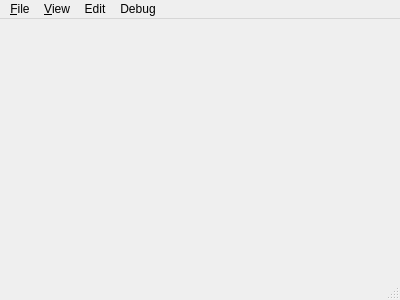
<?xml version="1.0" encoding="UTF-8"?>
<ui version="4.0">
 <class>MainWindow</class>
 <widget class="QMainWindow" name="MainWindow">
  <property name="geometry">
   <rect>
    <x>0</x>
    <y>0</y>
    <width>400</width>
    <height>300</height>
   </rect>
  </property>
  <property name="windowTitle">
   <string>MainWindow</string>
  </property>
  <widget class="QWidget" name="centralWidget"/>
  <widget class="QMenuBar" name="menuBar">
   <property name="geometry">
    <rect>
     <x>0</x>
     <y>0</y>
     <width>400</width>
     <height>23</height>
    </rect>
   </property>
   <widget class="QMenu" name="menuHello_world">
    <property name="title">
     <string>&amp;File</string>
    </property>
    <addaction name="actionFileNew"/>
    <addaction name="actionFileOpen"/>
    <addaction name="actionFileClose"/>
    <addaction name="separator"/>
    <addaction name="actionSave"/>
    <addaction name="actionCompile"/>
    <addaction name="actionCompileAll"/>
    <addaction name="actionBuild_to_EXE"/>
    <addaction name="actionRun"/>
    <addaction name="actionClearLog"/>
    <addaction name="actionTest"/>
    <addaction name="actionExit"/>
    <addaction name="actionExit_without_save"/>
   </widget>
   <widget class="QMenu" name="menuWindows">
    <property name="title">
     <string>&amp;View</string>
    </property>
    <addaction name="actionViewList"/>
    <addaction name="actionViewOutput"/>
    <addaction name="actionFunctionView"/>
    <addaction name="actionDetail"/>
    <addaction name="actionCancel_scale"/>
    <addaction name="separator"/>
   </widget>
   <widget class="QMenu" name="menuDebug">
    <property name="title">
     <string>Debug</string>
    </property>
    <addaction name="actionRunDebug"/>
    <addaction name="actionStepOver"/>
    <addaction name="actionStepIn"/>
    <addaction name="actionStepOut"/>
    <addaction name="actionContinue"/>
    <addaction name="separator"/>
    <addaction name="actionAttach"/>
    <addaction name="actionDeattch"/>
   </widget>
   <widget class="QMenu" name="menuEdit">
    <property name="title">
     <string>Edit</string>
    </property>
    <addaction name="actionUndo"/>
    <addaction name="actionRedo"/>
    <addaction name="actionSearch"/>
    <addaction name="separator"/>
    <addaction name="actionCopy"/>
    <addaction name="actionPaste"/>
   </widget>
   <addaction name="menuHello_world"/>
   <addaction name="menuWindows"/>
   <addaction name="menuEdit"/>
   <addaction name="menuDebug"/>
  </widget>
  <widget class="QStatusBar" name="statusBar"/>
  <action name="actionFileNew">
   <property name="text">
    <string>New</string>
   </property>
   <property name="toolTip">
    <string>New file</string>
   </property>
   <property name="shortcut">
    <string>Ctrl+N</string>
   </property>
  </action>
  <action name="actionFileOpen">
   <property name="text">
    <string>Open</string>
   </property>
   <property name="toolTip">
    <string>Open file</string>
   </property>
   <property name="shortcut">
    <string>Ctrl+O</string>
   </property>
  </action>
  <action name="actionFileClose">
   <property name="text">
    <string>Close</string>
   </property>
   <property name="toolTip">
    <string>Close file</string>
   </property>
   <property name="shortcut">
    <string>Ctrl+W</string>
   </property>
  </action>
  <action name="actionViewList">
   <property name="text">
    <string>FilesView</string>
   </property>
   <property name="toolTip">
    <string>View file list window</string>
   </property>
   <property name="shortcut">
    <string>F2</string>
   </property>
  </action>
  <action name="actionViewOutput">
   <property name="text">
    <string>OutputView</string>
   </property>
   <property name="toolTip">
    <string>View output window</string>
   </property>
  </action>
  <action name="actionFunctionView">
   <property name="text">
    <string>FunctionView</string>
   </property>
   <property name="shortcut">
    <string>F3</string>
   </property>
  </action>
  <action name="actionExit">
   <property name="text">
    <string>Exit</string>
   </property>
   <property name="shortcut">
    <string>Ctrl+Q</string>
   </property>
  </action>
  <action name="actionDetail">
   <property name="text">
    <string>Detail</string>
   </property>
   <property name="shortcut">
    <string>F4</string>
   </property>
  </action>
  <action name="actionSave">
   <property name="text">
    <string>Save</string>
   </property>
   <property name="shortcut">
    <string>Ctrl+S</string>
   </property>
  </action>
  <action name="actionCompile">
   <property name="text">
    <string>CompileThis</string>
   </property>
   <property name="shortcut">
    <string>Ctrl+M</string>
   </property>
  </action>
  <action name="actionCompileAll">
   <property name="text">
    <string>CompileAll</string>
   </property>
   <property name="shortcut">
    <string>Ctrl+B</string>
   </property>
  </action>
  <action name="actionClearLog">
   <property name="text">
    <string>ClearLog</string>
   </property>
  </action>
  <action name="actionRun">
   <property name="text">
    <string>Run</string>
   </property>
   <property name="shortcut">
    <string>Ctrl+R</string>
   </property>
  </action>
  <action name="actionTest">
   <property name="text">
    <string>Run test</string>
   </property>
   <property name="shortcut">
    <string>Ctrl+T</string>
   </property>
  </action>
  <action name="actionCancel_scale">
   <property name="text">
    <string>NoScale</string>
   </property>
   <property name="shortcut">
    <string>Ctrl+L</string>
   </property>
  </action>
  <action name="actionRunDebug">
   <property name="text">
    <string>RunDebug</string>
   </property>
   <property name="shortcut">
    <string>F5</string>
   </property>
  </action>
  <action name="actionStepIn">
   <property name="text">
    <string>StepIn</string>
   </property>
   <property name="shortcut">
    <string>F7</string>
   </property>
  </action>
  <action name="actionStepOver">
   <property name="text">
    <string>StepOver</string>
   </property>
   <property name="shortcut">
    <string>F6</string>
   </property>
  </action>
  <action name="actionContinue">
   <property name="text">
    <string>Continue</string>
   </property>
   <property name="shortcut">
    <string>F9</string>
   </property>
  </action>
  <action name="actionStepOut">
   <property name="text">
    <string>StepOut</string>
   </property>
   <property name="shortcut">
    <string>F8</string>
   </property>
  </action>
  <action name="actionAttach">
   <property name="text">
    <string>Attach</string>
   </property>
  </action>
  <action name="actionDeattch">
   <property name="text">
    <string>Deattch</string>
   </property>
  </action>
  <action name="actionExit_without_save">
   <property name="text">
    <string>Exit without save</string>
   </property>
  </action>
  <action name="actionUndo">
   <property name="text">
    <string>Undo</string>
   </property>
   <property name="shortcut">
    <string>Ctrl+Z</string>
   </property>
  </action>
  <action name="actionRedo">
   <property name="text">
    <string>Redo</string>
   </property>
   <property name="shortcut">
    <string>Ctrl+Y</string>
   </property>
  </action>
  <action name="actionSearch">
   <property name="text">
    <string>Search</string>
   </property>
   <property name="shortcut">
    <string>Ctrl+F</string>
   </property>
  </action>
  <action name="actionBuild_to_EXE">
   <property name="text">
    <string>Build to EXE</string>
   </property>
  </action>
  <action name="actionCopy">
   <property name="text">
    <string>Copy</string>
   </property>
   <property name="shortcut">
    <string>Ctrl+C</string>
   </property>
  </action>
  <action name="actionPaste">
   <property name="text">
    <string>Paste</string>
   </property>
   <property name="shortcut">
    <string>Ctrl+V</string>
   </property>
  </action>
 </widget>
 <layoutdefault spacing="6" margin="11"/>
 <resources/>
 <connections/>
</ui>
